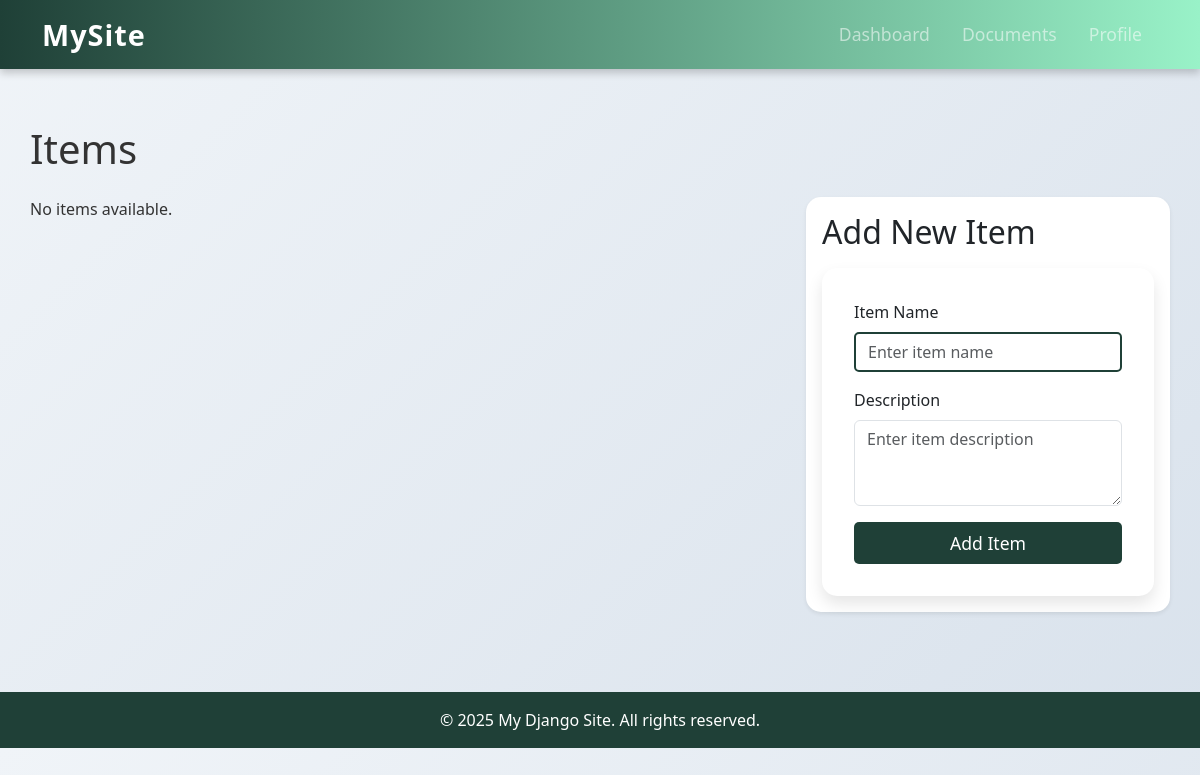
/documents/, run on an earlier commit of the app's database.
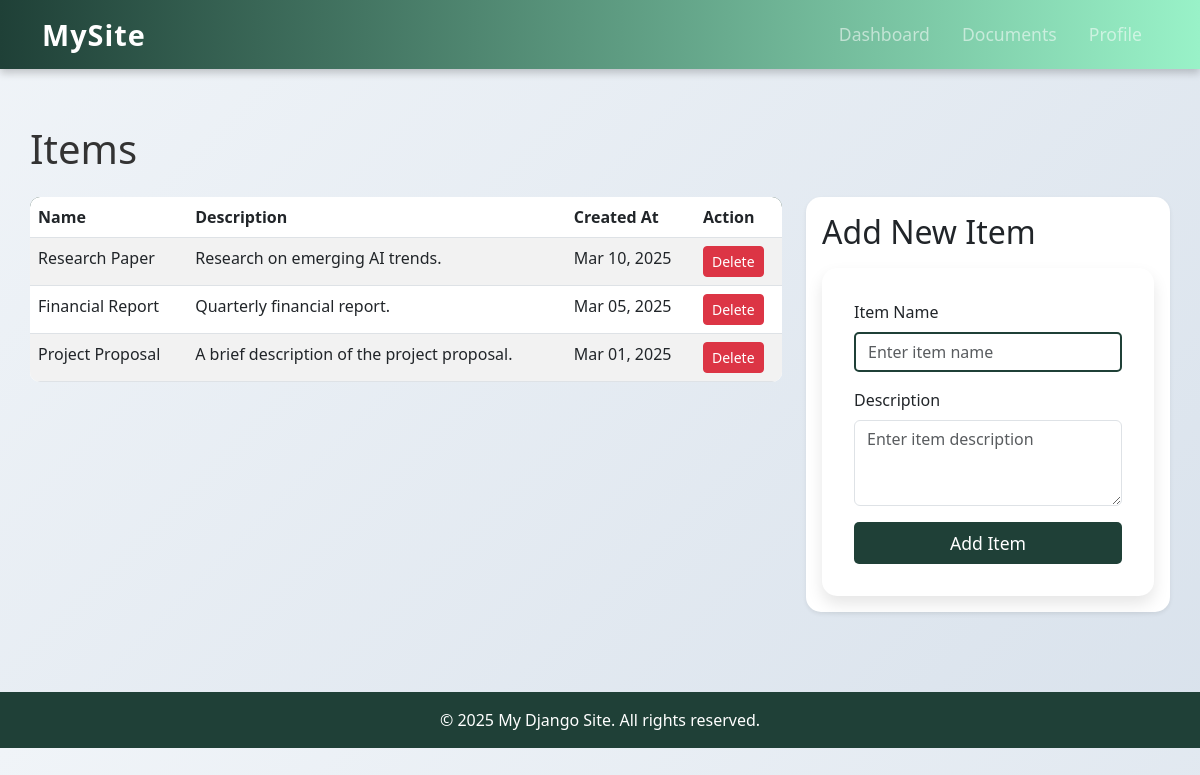
And on a later commit of the database.
### documents/models.py (models this page shows, shortened)
class Item(models.Model):
    name = models.CharField(max_length=200)
    description = models.TextField(blank=True, null=True)
    created_at = models.DateTimeField(auto_now_add=True)

### documents/views.py (the view)
# urls.py: path('', document_list_view, name='list'),
def document_list_view(request):
    if request.method == 'POST':
        form = ItemForm(request.POST)
        if form.is_valid():
            form.save()
            return redirect('documents:list')
    else:
        form = ItemForm()
    items = Item.objects.all().order_by('-created_at')
    return render(request, 'document_list.html', {'items': items, 'form': form})

### documents/forms.py
class ItemForm(forms.ModelForm):
    class Meta:
        model = Item
        fields = ['name', 'description']

### templates/document_list.html (shortened to what this page needs)
{% extends 'base.html' %}
{% block content %}
<div class="my-4">
    <h1 class="mb-4">Items</h1>
    <div class="row">
        <div class="col-md-8">
            {% if items %}
            <table class="table table-striped">
                <thead>
                    <tr>
                        <th>Name</th>
                        <th>Description</th>
                        <th>Created At</th>
                        <th>Action</th>
                    </tr>
                </thead>
                <tbody>
                    {% for item in items %}
                    <tr>
                        <td>{{ item.name }}</td>
                        <td>{{ item.description }}</td>
                        <td>{{ item.created_at|date:"M d, Y" }}</td>
                        <td>
                            <a href="{% url 'documents:delete' item.id %}"
                               class="btn btn-danger btn-sm"
                               onclick="return confirm('Are you sure you want to delete this item?');">
                                Delete
                            </a>
                        </td>
                    </tr>
                    {% endfor %}
                </tbody>
            </table>
            {% else %}
            <p>No items available.</p>
            {% endif %}
        </div>
        <div class="col-md-4">
            <div class="card shadow-sm mb-4">
                <div class="card-body">
                    <h2 class="card-title mb-3">Add New Item</h2>
                    <form method="post">
                        <div class="mb-3">
                            <label for="id_name" class="form-label">Item Name</label>
                            <input type="text" class="form-control" id="id_name" name="name" placeholder="Enter item name">
                        </div>
                        <div class="mb-3">
                            <label for="id_description" class="form-label">Description</label>
                            <textarea class="form-control" id="id_description" name="description" rows="3" placeholder="Enter item description"></textarea>
                        </div>
                        <button type="submit" class="btn btn-primary w-100">Add Item</button>
                    </form>
                </div>
            </div>
        </div>
    </div>
</div>
{% endblock %}

### templates/base.html (shortened to what this page needs)
{% load static %}
<!DOCTYPE html>
<html lang="en">
<head>
  <link href="https://cdn.jsdelivr.net/npm/bootstrap@5.3.0/dist/css/bootstrap.min.css" rel="stylesheet">
  <link rel="stylesheet" href="{% static 'css/style.css' %}">
</head>
<body>
  <nav class="navbar navbar-expand-lg navbar-dark custom-navbar">
    <div class="container">
      <a class="navbar-brand" href="/">MySite</a>
      <div class="collapse navbar-collapse justify-content-end" id="navbarNav">
        <ul class="navbar-nav">
          <li class="nav-item"><a class="nav-link" href="/dashboard/">Dashboard</a></li>
          <li class="nav-item"><a class="nav-link" href="/documents/">Documents</a></li>
          <li class="nav-item"><a class="nav-link" href="/users/profile/">Profile</a></li>
        </ul>
      </div>
    </div>
  </nav>
  <div class="container content-container">
    {% block content %}{% endblock %}
  </div>
  <footer class="footer custom-footer">
    <div class="container text-center">
      <p class="mb-0">&copy; 2025 My Django Site. All rights reserved.</p>
    </div>
  </footer>
</body>
</html>

### static/css/style.css (style rules this page uses)
body { font-family: 'Segoe UI', Tahoma, Geneva, Verdana, sans-serif; background: linear-gradient(135deg, #f0f4f8, #d9e2ec); color: #333; margin: 0; padding: 0; }
.custom-navbar { background: linear-gradient(90deg, #1f4037, #99f2c8); box-shadow: 0 4px 8px rgba(0, 0, 0, 0.2); }
.custom-navbar .navbar-brand { font-size: 1.8rem; font-weight: bold; letter-spacing: 1px; }
.custom-navbar .nav-link { font-size: 1.1rem; margin: 0 0.5rem; transition: color 0.3s ease; }
.content-container { padding: 2rem 0; }
.card { border: none; border-radius: 15px; box-shadow: 0 8px 16px rgba(0, 0, 0, 0.15); transition: transform 0.3s ease; }
.footer.custom-footer { background: #1f4037; color: #fff; padding: 1rem 0; }
.table { background: #fff; border-radius: 10px; overflow: hidden; }
.table thead { background: #1f4037; color: #fff; }
.table-striped tbody tr:nth-of-type(odd) { background-color: #f7f7f7; }
form { background: #fff; padding: 2rem; border-radius: 15px; box-shadow: 0 8px 16px rgba(0, 0, 0, 0.1); }
input.form-control { border-radius: 5px; border: 2px solid #1f4037; transition: border-color 0.3s ease; }
.btn-primary { background: #1f4037; border: none; border-radius: 5px; padding: 0.5rem 1.5rem; font-size: 1.1rem; transition: background 0.3s ease; }

What changed in the data, as far as the page shows it:
added Item: name "Research Paper", description "Research on emerging AI trends.", created_at "Mar 10, 2025"
added Item: name "Financial Report", description "Quarterly financial report.", created_at "Mar 05, 2025"
added Item: name "Project Proposal", description "A brief description of the project proposal.", created_at "Mar 01, 2025"
Also different on the page:
text no longer shown: "No items available."
text now shown: "Name Description Created At Action"
